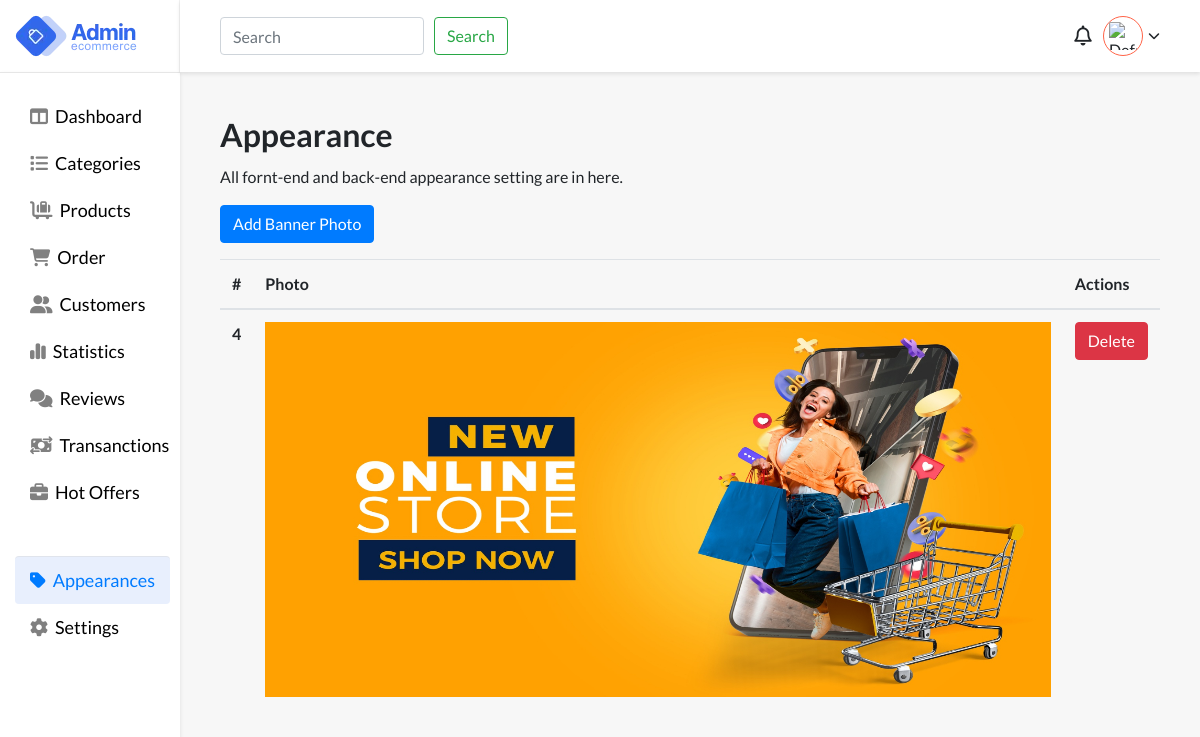
Page /files/appearance.php (signed in) on the committed database.
### tables this page shows
CREATE TABLE `banner_photos` (
  `id` int(11) NOT NULL,
  `photo_name` varchar(255) NOT NULL,
  `created_at` timestamp NOT NULL DEFAULT current_timestamp()
);

### files/appearance.php (the view, shortened to what this page needs)
<?php
require_once "../auth/db-connection/config.php";
?>
<!DOCTYPE html>
<html lang="en">
<head>
    <link rel="stylesheet" href="https://stackpath.bootstrapcdn.com/bootstrap/4.5.2/css/bootstrap.min.css">
    <link rel="stylesheet" href="https://cdnjs.cloudflare.com/ajax/libs/font-awesome/6.5.1/css/all.min.css" />
    <link rel="stylesheet" href="../styling/style.css">
</head>
<body style="background:#f7f7f7;">
    <main>
        <div class="app-wrapper">
            <div class="app-sidebar">
                <div class="side-header flex pr-3">
                    <div class="logo flex">
                        <img src="images/logo.webp" alt="logo">
                    </div>
                </div>
                <div class="sidebard-nav">
                    <ul>
                        <li class="">
                            <a href="dashboard.php">
                                <i class="fa-solid fa-table-columns"></i>
                                <span class="block">Dashboard</span>
                            </a>
                        </li>
                        <li class="">
                            <a href="categories.php">
                                <i class="fa-solid fa-list"></i>
                                <span class="block">Categories</span>
                            </a>
                        </li>
                        <li>
                            <a href="products.php">
                               <i class="fa-solid fa-cart-flatbed-suitcase"></i>
                                <span class="block">Products</span>
                            </a>
                        </li>
                        <li>
                            <a href="">
                                  <i class="fa-solid fa-cart-shopping"></i>
                                <span class="block">Order</span>
                            </a>
                        </li>
                        <li>
                            <a href="">
                                <i class="fa-solid fa-user-group"></i>
                                <span class="block">Customers</span>
                            </a>
                        </li>
                        <li>
                            <a href="">
                                <i class="fa-solid fa-chart-simple"></i>
                                <span class="block">Statistics</span>
                            </a>
                        </li>
                        <li>
                            <a href="">
                                <i class="fa-solid fa-comments"></i>
                                <span class="block">Reviews</span>
                            </a>
                        </li>
                        <li>
                            <a href="">
                                <i class="fa-solid fa-money-bill-transfer"></i>
                                <span class="block">Transanctions</span>
                            </a>
                        </li>
                        <li>
                            <a href="">
                                <i class="fa-solid fa-briefcase"></i>
                                <span class="block">Hot Offers</span>
                            </a>
                        </li>
                         <li class="devided-nav active">
                            <a href="appearance.php">
                                <i class="fa-solid fa-tag"></i>
                                <span class="block">Appearances</span>
                            </a>
                        </li>
                         <li>
                            <a href="">
                                <i class="fa-solid fa-gear"></i>
                                <span class="block">Settings</span>
                            </a>
                        </li>
                    </ul>
                </div>
            </div>
            <div class="header-body">
                <div class="user flex-end">
                    <div class="search">
                        <form class="d-flex gap-3" role="search">
                            <input class="form-control me-2" type="search" placeholder="Search" aria-label="Search">
                            <button class="btn btn-outline-success" type="submit">Search</button>
                        </form>
                    </div>
                    <div class="account">
                        <div class="notifications">
                            <i class="fa-regular fa-bell"></i>
                        </div>
                        <div class="wrap-u" onclick="toggleUserOptions()">
                            <div class="user-pro flex">
                                <?php if (isset($_SESSION["profile_photo"])) : ?>
                                    <img src="<?php echo $_SESSION["profile_photo"]; ?>" alt="Profile Photo">
                                <?php else : ?>
                                    <img src="default_profile_photo.jpg" alt="Default Profile Photo">
                                <?php endif; ?>
                            </div>
                            <i class="fa-solid fa-chevron-down"></i>
                        </div>
                    </div>
                </div>
                <div class="h-container">
                    <div class="main">
                        <h1 class="page-heading"> Appearance </h1>
                        <p>
                            All fornt-end and back-end appearance setting are in here.
                        </p>
                        <div class="appwarance-actions-bar">
                            <button type="button" class="btn btn-primary" data-toggle="modal" data-target="#uploadBannerModal">
                            Add Banner Photo
                            </button>
                        </div>
                        <?php
                        $sql = "SELECT id, photo_name FROM banner_photos";
                        $result = $connection->query($sql);
                        if ($result->rowCount() > 0) {
                            echo '<table class="table mt-3">
                                    <thead>
                                        <tr>
                                            <th scope="col">#</th>
                                            <th scope="col">Photo</th>
                                            <th scope="col">Actions</th>
                                        </tr>
                                    </thead>
                                    <tbody>';
                         while ($row = $result->fetch(PDO::FETCH_ASSOC)) {
                           echo '<tr>
                                <th scope="row">' . $row["id"] . '</th>
                                <td class="banner-photo">
                                    <img src="../auth/assets/banner/' . $row["photo_name"] . '" alt="' . $row["photo_name"] . '" />
                                </td>
                                <td>
                                    <a type="button" href="../auth/backend-assets/banner/delete_banner.php?id=' . $row["id"] . '" class="btn btn-danger">Delete</a>
                                </td>
                            </tr>';
                        }
                            echo '</tbody></table>';
                        } else {
                            echo "No banner photos found.";
                        }
                        ?>
                    </div>
                </div>
            </div>
        </div>
    </main>
</body>
</html>

### styling/style.css (style rules this page uses)
body { font-family: "Lato", sans-serif !important; }
.flex { display: flex; justify-content: space-between; align-items: center; }
.flex-end { display: flex; justify-content: flex-end; align-items: center; }
.block { display: block; }
.h-container { padding: 40px; transition: all 0.4s ease-in-out; }
.page-heading { font-size: 42px; font-weight: 600; line-height: 45px; }
.app-wrapper { display: flex; justify-content: space-between; min-height: 100vh; }
.app-sidebar { width: 15%; }
.side-header { background: #fff; box-shadow: 0 2px 4px #0000001a; height: 72px; padding: 0 10px 0 15px; padding-right: 10px; border-right: 1px solid #cccccc42; }
.sidebard-nav { background: #fff; box-shadow: 0 2px 4px #0000001a; padding: 0 10px 40px 15px; height: 100%; border-top: 1px solid #cecece82; }
.sidebard-nav ul { padding: 0; margin-top: 20px; list-style: none; }
.sidebard-nav ul li { width: 100%; padding: 15px 0; padding-left: 10px; transition: all 0.4s ease-in-out; }
.sidebard-nav ul li.active, .sidebard-nav ul li:hover { background-color: #e8effd; border-radius: 4px; }
.sidebard-nav ul li a { text-decoration: none !important; }
.sidebard-nav ul li a i { color: gray; }
.sidebard-nav ul li:hover a i, .sidebard-nav ul li:hover a, .sidebard-nav ul .active a, .sidebard-nav ul .active a i { color: #007bff !important; }
.sidebard-nav ul li.active a, .sidebard-nav ul li.active a i { color: #007bff !important; }
.sidebard-nav ul li a { font-size: 20px; font-weight: 500; display: flex; align-items: center; gap: 10px; color: black; }
.devided-nav { margin-top: 40px; border-top: 1px solid #d3d3d369; }
.header-body { width: 85%; }
.logo { width: 200px; height: 72px; }
.user { width: 100%; gap: 20px; padding-right: 40px; padding-left: 40px; background: #fff; box-shadow: 0 2px 4px #0000001a; display: flex; justify-content: space-between; align-items: center; height: 72px; }
.user-pro { width: 50px; height: 50px; border-radius: 100%; background: #fff; padding: 5px; border: 1px solid tomato; overflow: hidden; cursor: pointer; }
.user-pro img { width: 100%; height: 100%; object-fit: contain; }
.wrap-u { display: flex; align-items: center; gap: 5px; cursor: pointer; }
.notifications i { font-size: 24px; cursor: pointer; }
.notifications { width: 40px; height: 40px; display: flex; justify-content: center; align-items: center; }
.account { width: 20%; display: flex; align-items: center; justify-content: end; position: relative; }
@media screen and (max-width: 1444px) { .sidebard-nav ul li a { font-size: 18px; gap: 7px; } }
@media screen and (max-width: 1444px) { .sidebard-nav ul li { padding: 10px 0; padding-left: 15px; } }
@media screen and (max-width: 1444px) { .user-pro { width: 40px; height: 40px; } }
@media screen and (max-width: 1444px) { .wrap-u i { font-size: 12px; } }
@media screen and (max-width: 1444px) { .notifications i { font-size: 20px; } }
@media screen and (max-width: 1444px) { .page-heading { font-size: 32px; } }
.banner-photo { width: 100%; height: 400px; }
.banner-photo img { height: 100%; width: 100%; }
input { flex-grow: 1; margin-right: 10px; }

### rows in the picture
banner_photos: id "4", photo_name (picture)
